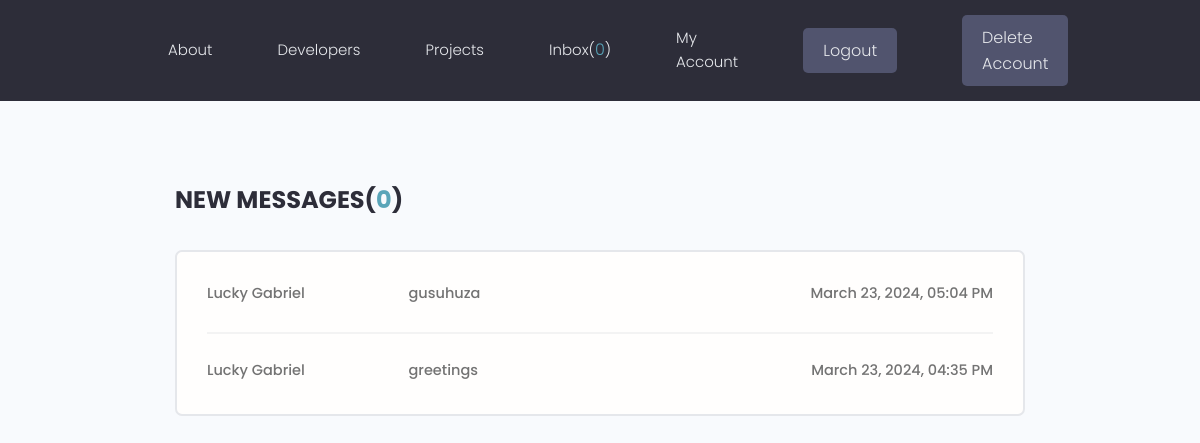
The app's page /inbox (signed in) with its own data.
### models/message.py (models this page shows, shortened)
class Message(BaseModel, Base):
    __tablename__ = 'messages'
    message = Column(Text, nullable=True)
    subject = Column(String(200), nullable=True)
    is_read = Column(Boolean, default=False)
    sender_id = Column(String(60), ForeignKey('users.id', ondelete='SET NULL'), nullable=True)
    sender = relationship('User', foreign_keys=[sender_id], backref='sent_messages')
    receiver_id = Column(String(60), ForeignKey('users.id', ondelete='SET NULL'), nullable=True)
    receiver = relationship('User', foreign_keys=[receiver_id], backref='received_messages')

### models/user.py (models this page shows, shortened)
class User(BaseModel, Base, UserMixin):
    __tablename__ = 'users'
    username = Column(String(150), nullable=False, unique=True)
    password = Column(String(150), nullable=False)
    email = Column(String(150), nullable=False)
    name = Column(String(150), nullable=False)
    is_staff = Column(Boolean, default=False)
    projects = relationship('Project', backref='user', cascade="all, delete-orphan")
    profile = relationship("Profile", uselist=False,
                           back_populates="user",
                           cascade="all, delete-orphan",
                           )
    @property
    def unread(self):
        messages = sorted(self.received_messages, key=lambda x: x.created_at, reverse=True)
        unread = sum(1 for message in messages if not message.is_read)
        return unread

### webdynamic/views/messages.py (the view)
@app_views.route('/inbox', methods=['GET'], strict_slashes=False)
def inbox():
    messages = sorted(current_user.received_messages, key=lambda x: x.created_at, reverse=True)
    unread = sum(1 for message in messages if not message.is_read)
    return render_template('inbox.html', messages=messages, unread=unread)

### models/engine/dbManager.py (called while the page is built)
    def all(self, cls=None):
        new_dict = {}
        for clss in classes:
            if cls is None or cls is classes[clss] or cls is clss:
                objs = self.__session.query(classes[clss]).all()
                for obj in objs:
                    key = obj.__class__.__name__ + '.' + obj.id
                    new_dict[key] = obj
        return (new_dict)

    def get(self, cls, id):
        for obj in self.all(cls).values():
            if id == obj.id:
                return obj

### webdynamic/app.py (called while the page is built)
@login_manager.user_loader
def load_user(user_id):
    user = storage.get(User, user_id)
    return user

@app.context_processor
def inject_user():
    return dict(current_user=current_user)

### webdynamic/templates/inbox.html
{% extends 'main.html' %}
{% block content %}
<main class="inbox my-xl">
    <div class="content-box">
      <h3 class="inbox__title">New Messages(<span>{{unread}}</span>)</h3>
      <ul class="messages">
        {% for message in messages %}
        {% if message.is_read %}
        <li class="message message--read">
        {% else %}
        <li class="message message--unread">
        {% endif %}
          <a href="{{url_for('app_views.read_message', message_id=message.id)}}">
            <span class="message__author">{{message.sender.name}}</span>
            <span class="message__subject">{{message.subject}}</span>
            <span class="message__date">{{message.created_at.strftime('%B %d, %Y, %I:%M %p') }}</span>
          </a>
        </li>
        {% endfor %}
      </ul>
    </div>
  </main>
{% endblock %}

### webdynamic/templates/navbar.html (shortened to what this page needs)
<header class="header">
    <div class="container container--narrow">
      <nav class="header__nav">
        <ul class="header__menu">
          <li class="header__menuItem"><a href="{{url_for('app_views.landingpage')}}">About</a></li>
          <li class="header__menuItem"><a href="{{url_for('app_views.profiles')}}">Developers</a></li>
          <li class="header__menuItem"><a href="{{ url_for('app_views.projects')}}">Projects</a></li>
          {% if current_user.is_authenticated %}
          <li class="header__menuItem"><a href="{{url_for('app_views.inbox')}}">Inbox(<span class="unrd">{{current_user.unread}}</span>)</a></li>
          <li class="header__menuItem"><a href="{{url_for('app_views.account')}}">My Account</a></li>
          <li class="header__menuItem"><a href="{{url_for('app_views.logout')}}" class="btn btn--sub">Logout</a></li>
          <li class="header__menuItem"><a href="{{url_for('app_views.delete_profile')}}" class="btn btn--sub">Delete Account</a></li>
          {% else %}
          <li class="header__menuItem"><a href="{{url_for('app_views.login')}}" class="btn btn--sub">Login/Sign Up</a></li>
          {% endif %}
        </ul>
      </nav>
    </div>
  </header>

### webdynamic/static/styles/app.css (style rules this page uses)
:root { --color-sub: #2d2d39; }
.btn--sub { background-color: var(--color-sub-light); }
.content-box { width: 95%; max-width: 85rem; margin: 0 auto; }
.header { position: sticky; z-index: 111; background-color: var(--color-sub); padding: 1.5rem 0; }
.header > .container { display: flex; justify-content: space-between; align-items: center; }
.header__nav > ul { display: inline-flex; align-items: center; list-style: none; gap: 6.5rem; }
.header__menuItem > a { color: var(--color-light); font-weight: 300; }
.inbox { height: 90vh; }
.inbox__title, .inbox__title span { font-size: 2.4rem; font-weight: 700; color: var(--color-sub); text-transform: uppercase; text-align: left; margin-bottom: 3rem; }
.inbox__title span, .unrd { color: var(--color-main); }
.messages { list-style: none; background: var(--color-white); padding: 0.5rem 3rem; border: 2px solid var(--color-light); border-radius: 0.7rem; }
.message { padding: 2.5rem 0; }
.message > a span { font-size: 1.45rem; font-weight: 500; }
.message:not(:last-child) { border-bottom: 2px solid var(--color-white-light); }
.message > a { display: flex; gap: 1rem; }
.message__author, .message__date { flex-basis: 25%; }
.message__subject { flex-basis: 50%; }
.message__date { text-align: right; }

### webdynamic/static/uikit/styles/modules/_variables.css (style rules this page uses)
:root { --color-main: #5aa5b9; --color-main-light: #e6faff; --color-sub: #3f4156; --color-sub-light: #51546e; --color-sub-lighter: #ededfd; --color-text: #737373; --color-gray: #8b8b8b; --color-light: #e5e7eb; --color-light-gray: #767676; --color-bg: #f8fafd; --color-white: #fffefd; --color-white-light: #f3f3f3; --color-success: #359e64; --color-success-bg: #def8e8; --color-error: #fc4b0b; --color-error-bg: #fff2ee; --font-base: 'Poppins', arial, helvetica, 'Segoe UI', roboto, ubuntu, sans-serif; --font-monospace: 'Fira Code', 'Courier New', courier, monospace; --font-regular: 300; --font-medium: 500; --font-bold: 700; --generic-shadow: 1px 1px 5px #00000010; --generic-transition: all 0.3s ease-in-out; }

### webdynamic/static/uikit/styles/modules/_base.css (style rules this page uses)
* { margin: 0; padding: 0; box-sizing: border-box; text-rendering: optimizeLegibility; color: inherit; font-size: inherit; }
html { font-size: 50%; }
@media only screen and (min-width: 480px) { html { font-size: 56.25%; } }
@media only screen and (min-width: 1200px) { html { font-size: 62.5%; } }
body { line-height: 1.6; font-weight: 400; font-size: 1.5rem; color: var(--color-text); background-color: var(--color-bg); min-height: 100vh; }

### webdynamic/static/uikit/styles/modules/_typography.css (style rules this page uses)
* { font-family: var(--font-base); }
h3 { font-size: 3.2rem; font-weight: var(--font-medium); }
p, span, strong { font-size: 1.6rem; color: var(--color-text); font-weight: var(--font-regular); }
a { padding-bottom: 2px; text-decoration: none; display: inline-block; color: var(--color-main); font-weight: var(--font-medium); }

### webdynamic/static/uikit/styles/modules/_utilities.css (style rules this page uses)
.container { width: 92%; max-width: 165rem; margin: 0 auto; box-sizing: border-box; }
.container--narrow { width: 92%; max-width: 120rem; }
@media screen and (min-width: 1000px) { .container { width: 90%; } }
@media screen and (min-width: 1000px) { .container--narrow { width: 85%; } }
@media screen and (min-width: 1200px) { .container { width: 80%; } }
@media screen and (min-width: 1200px) { .container--narrow { width: 72%; } }
.my-xl { margin: 8rem auto; }

### webdynamic/static/uikit/styles/modules/_button.css (style rules this page uses)
.btn { display: inline-block; position: relative; cursor: pointer; background-color: var(--color-light); font-weight: var(--font-medium); color: var(--color-sub); text-decoration: none; padding: 1rem 2rem; border-radius: 0.5rem; border: none; width: -webkit-fit-content; width: -moz-fit-content; width: fit-content; height: -webkit-fit-content; height: -moz-fit-content; height: fit-content; font-size: 1.6rem; outline-width: 0; outline-color: transparent; -webkit-backface-visibility: hidden; backface-visibility: hidden; transition: all 0.3s ease-in-out; }
.btn--sub { background-color: var(--color-sub); color: var(--color-white); }

### records on screen
Message: unread "0", sender.name "Lucky Gabriel", subject "greetings", created_at "March 23, 2024, 04:35 PM"
Message: sender.name "Lucky Gabriel", subject "gusuhuza", created_at "March 23, 2024, 05:04 PM"

### other values on screen
{{ unread }} "0"
